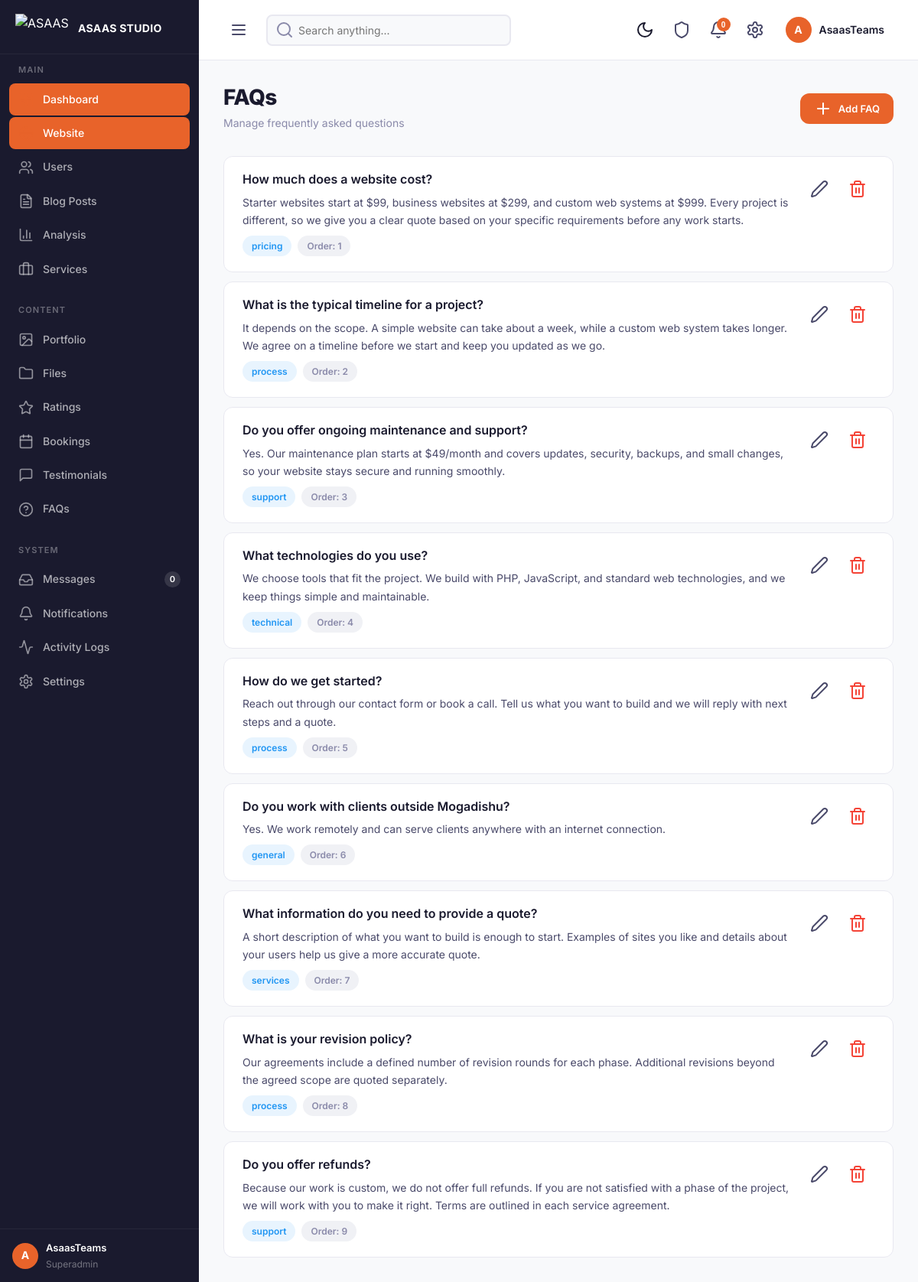
/admin/faqs.php (signed in), run on the app's committed database.
### tables this page shows
CREATE TABLE faqs (
    id INT PRIMARY KEY AUTO_INCREMENT,
    question VARCHAR(500) NOT NULL,
    answer TEXT NOT NULL,
    category VARCHAR(100) DEFAULT NULL,
    is_active TINYINT(1) DEFAULT 1,
    sort_order INT DEFAULT 0,
    created_at TIMESTAMP DEFAULT CURRENT_TIMESTAMP,
    updated_at TIMESTAMP DEFAULT CURRENT_TIMESTAMP ON UPDATE CURRENT_TIMESTAMP,
    INDEX idx_active (is_active)
);

### admin/faqs.php (the view, shortened to what this page needs)
<?php require_once __DIR__ . '/../config/functions.php'; startSession(); requireAdmin(); $pageTitle = 'FAQs'; require __DIR__ . '/../includes/admin-header.php';
$db = Database::getInstance()->getConnection();
$faqs = $db->query("SELECT * FROM faqs ORDER BY sort_order ASC")->fetchAll();
?>
<div class="page-header fade-in-up">
    <div>
        <h1 class="page-title">FAQs</h1>
        <p class="page-subtitle">Manage frequently asked questions</p>
    </div>
    <div class="page-actions">
        <button class="btn btn-primary btn-sm" data-modal="newFaqModal"><i data-lucide="plus" size="16"></i> Add FAQ</button>
    </div>
</div>
<div class="reveal" style="display:flex;flex-direction:column;gap:12px">
    <?php foreach ($faqs as $f): ?>
        <div style="background:var(--bg-white);border-radius:var(--radius-md);border:1px solid var(--border);padding:20px 24px;display:flex;align-items:flex-start;justify-content:space-between;gap:16px">
            <div style="flex:1">
                <h6 style="font-weight:600;margin-bottom:8px"><?= htmlspecialchars($f['question']) ?></h6>
                <p style="font-size:14px;color:var(--text-secondary)"><?= htmlspecialchars($f['answer']) ?></p>
                <div style="margin-top:8px;display:flex;gap:8px">
                    <span class="badge badge-info"><?= htmlspecialchars($f['category'] ?? 'General') ?></span>
                    <span class="badge" style="background:var(--bg-gray);color:var(--text-muted)">Order: <?= $f['sort_order'] ?></span>
                </div>
            </div>
            <div style="display:flex;gap:6px;min-width:80px">
                <button class="btn btn-ghost btn-icon btn-sm"><i data-lucide="edit-2" size="14"></i></button>
                <button class="btn btn-ghost btn-icon btn-sm" style="color:#F44336"><i data-lucide="trash-2" size="14"></i></button>
            </div>
        </div>
    <?php endforeach; ?>
</div>
</body></html>

### assets/css/main.css (style rules this page uses)
:root { --primary: #E8632A; --primary-dark: #d4551f; --primary-light: #f07840; --primary-alpha: rgba(232, 99, 42, 0.1); --primary-alpha-2: rgba(232, 99, 42, 0.2); --bg-white: #ffffff; --bg-light: #f8f9fb; --bg-gray: #f1f3f5; --bg-dark: #1a1a2e; --bg-darker: #0f0f1a; --text-primary: #1a1a2e; --text-secondary: #4a4a6a; --text-muted: #8a8aaa; --text-light: #b0b0c8; --text-white: #ffffff; --border: #e8e8f0; --border-dark: #d0d0e0; --shadow-sm: 0 2px 8px rgba(0,0,0,0.06); --shadow-md: 0 4px 20px rgba(0,0,0,0.08); --shadow-lg: 0 8px 40px rgba(0,0,0,0.12); --shadow-xl: 0 16px 60px rgba(0,0,0,0.15); --radius-sm: 8px; --radius-md: 12px; --radius-lg: 16px; --radius-xl: 24px; --font-family: 'Inter', -apple-system, BlinkMacSystemFont, sans-serif; --transition: 0.3s ease; --max-width: 1200px; --header-height: 80px; --sidebar-width: 260px; --sidebar-collapsed: 72px; }
*, *::before, *::after { margin: 0; padding: 0; box-sizing: border-box; }
html { scroll-behavior: smooth; -webkit-font-smoothing: antialiased; -moz-osx-font-smoothing: grayscale; }
body { font-family: var(--font-family); font-size: 16px; line-height: 1.6; color: var(--text-primary); background: var(--bg-white); overflow-x: hidden; }
h1, h2, h3, h4, h5, h6 { font-weight: 700; line-height: 1.2; color: var(--text-primary); }
h1 { font-size: clamp(2.5rem, 5vw, 4.5rem); letter-spacing: -0.02em; }
h6 { font-size: 1rem; }
p { color: var(--text-secondary); line-height: 1.7; }
.btn { display: inline-flex; align-items: center; gap: 8px; padding: 12px 28px; border: none; border-radius: var(--radius-md); font-family: var(--font-family); font-size: 15px; font-weight: 600; cursor: pointer; transition: all var(--transition); text-decoration: none; line-height: 1.4; position: relative; overflow: hidden; }
.btn-primary { background: var(--primary); color: white; }
.btn-ghost { background: transparent; color: var(--text-secondary); }
.btn-sm { padding: 8px 18px; font-size: 13px; }
.btn-icon { width: 44px; height: 44px; padding: 0; display: flex; align-items: center; justify-content: center; border-radius: var(--radius-sm); }
.badge { display: inline-flex; align-items: center; padding: 4px 12px; border-radius: 50px; font-size: 12px; font-weight: 600; gap: 4px; }
.badge-info { background: rgba(33, 150, 243, 0.1); color: #2196F3; }

### assets/css/admin.css (style rules this page uses)
.page-header { display: flex; align-items: center; justify-content: space-between; margin-bottom: 32px; }
.page-title { font-size: 28px; font-weight: 800; }
.page-subtitle { font-size: 14px; color: var(--text-muted); margin-top: 4px; }
.page-actions { display: flex; gap: 12px; }

### assets/css/animations.css (style rules this page uses)
.fade-in-up { opacity: 0; transform: translateY(40px); animation: fadeInUp 0.8s ease forwards; }
.btn { position: relative; overflow: hidden; transition: all 0.3s ease; }
.btn::after { content: ''; position: absolute; top: 50%; left: 50%; width: 0; height: 0; border-radius: 50%; background: rgba(255,255,255,0.2); transition: width 0.6s ease, height 0.6s ease, top 0.6s ease, left 0.6s ease; }
.reveal { opacity: 0; transform: translateY(40px); transition: opacity 0.8s ease, transform 0.8s ease; }
.reveal.visible { opacity: 1; transform: translateY(0); }

### includes/admin-header.php (style rules this page uses)
:root { --bg-dark: #1a1a2e; --bg-white: #ffffff; --bg-light: #f8f9fb; --bg-gray: #f0f1f5; --border: #e8e8f0; --border-dark: #d0d0e0; --text-primary: #1a1a2e; --text-secondary: #4a4a6a; --text-muted: #8a8aaa; --shadow-sm: 0 2px 8px rgba(0,0,0,0.06); --shadow-md: 0 4px 20px rgba(0,0,0,0.08); --shadow-lg: 0 8px 40px rgba(0,0,0,0.12); --transition: 0.3s ease; }
body { transition: background .3s ease, color .3s ease }

### data on the page
faqs: question "How much does a website cost?", answer "Starter websites start at $99, business websites at $299, and custom web systems at $999. Every project is different, so we give you a clear quote based on your specific requirements before any work starts.", category "pricing", sort_order "1"
faqs: question "What is the typical timeline for a project?", answer "It depends on the scope. A simple website can take about a week, while a custom web system takes longer. We agree on a timeline before we start and keep you updated as we go.", category "process", sort_order "2"
faqs: question "Do you offer ongoing maintenance and support?", answer "Yes. Our maintenance plan starts at $49/month and covers updates, security, backups, and small changes, so your website stays secure and running smoothly.", category "support", sort_order "3"
faqs: question "What technologies do you use?", answer "We choose tools that fit the project. We build with PHP, JavaScript, and standard web technologies, and we keep things simple and maintainable.", category "technical", sort_order "4"
faqs: question "How do we get started?", answer "Reach out through our contact form or book a call. Tell us what you want to build and we will reply with next steps and a quote.", category "process", sort_order "5"
faqs: question "Do you work with clients outside Mogadishu?", answer "Yes. We work remotely and can serve clients anywhere with an internet connection.", category "general", sort_order "6"
faqs: question "What information do you need to provide a quote?", answer "A short description of what you want to build is enough to start. Examples of sites you like and details about your users help us give a more accurate quote.", category "services", sort_order "7"
faqs: question "What is your revision policy?", answer "Our agreements include a defined number of revision rounds for each phase. Additional revisions beyond the agreed scope are quoted separately.", category "process", sort_order "8"
faqs: question "Do you offer refunds?", answer "Because our work is custom, we do not offer full refunds. If you are not satisfied with a phase of the project, we will work with you to make it right. Terms are outlined in each service agreement.", category "support", sort_order "9"

### other printed values
APP_NAME "ASAAS STUDIO"
$adminAvatarLetter "A"
getCurrentUserName() "AsaasTeams"
getCurrentUserRole() "Superadmin"
getUnreadNotificationCount(getCurrentUserId()) "0"
getCurrentUserName()[0] "A"
